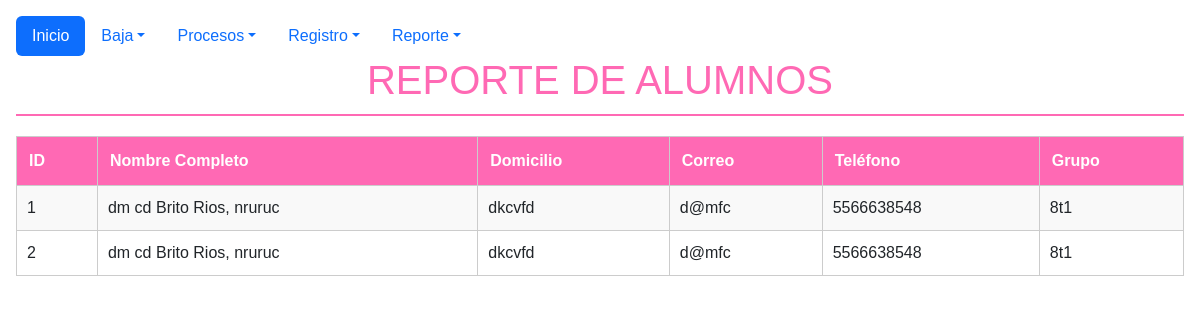
The page /Escuela/reportes/rep_alumnos.php on the database its author committed.
### tables this page shows
CREATE TABLE `alumnos` (
  `id` int(11) NOT NULL,
  `nombre` varchar(50) NOT NULL,
  `apaterno` varchar(50) NOT NULL,
  `amaterno` varchar(50) DEFAULT NULL,
  `dom` varchar(100) DEFAULT NULL,
  `mail` varchar(100) DEFAULT NULL,
  `tel` varchar(20) DEFAULT NULL,
  `id_grupo` varchar(50) DEFAULT NULL,
  `estatus` int(11) DEFAULT 1
);

### Escuela/reportes/rep_alumnos.php (the view, shortened to what this page needs)
<?php
$servidor = "localhost";
$usuario = "root";
$clave = "";
$base = "Escuela";
$conexion = mysqli_connect($servidor, $usuario, $clave, $base);
$alumnos = mysqli_query($conexion, "SELECT * FROM alumnos ORDER BY apaterno, amaterno");
?>
<!DOCTYPE html>
<html lang="es">
  <head>
    <link href="https://cdn.jsdelivr.net/npm/bootstrap@5.3.8/dist/css/bootstrap.min.css" rel="stylesheet"/>
    <link href="https://getbootstrap.com/docs/5.3/assets/css/docs.css" rel="stylesheet"/>
  </head>
  <body class="p-3 m-0 border-0 bd-example m-0 border-0">
    <ul class="nav nav-pills">
      <li class="nav-item">
        <a class="nav-link active" aria-current="false" href="../index.php">Inicio</a>
      </li>
      <li class="nav-item dropdown">
        <a
          class="nav-link dropdown-toggle" data-bs-toggle="dropdown" href="#" role="button" aria-expanded="false"
          >Baja</a>
      </li>
      <li class="nav-item dropdown">
        <a
          class="nav-link dropdown-toggle" data-bs-toggle="dropdown" href="#" role="button" aria-expanded="false"
          >Procesos</a>
      </li>
        <li class="nav-item dropdown">
        <a
          class="nav-link dropdown-toggle" data-bs-toggle="dropdown" href="#" role="button" aria-expanded="false"
          >Registro</a>
      </li>
      <li class="nav-item dropdown">
        <a
          class="nav-link dropdown-toggle" data-bs-toggle="dropdown" href="#" role="button" aria-expanded="false"
          >Reporte</a>
      </li>
    </ul>
  </body>
</html>
<html>
<head>
</head>
<body>
<h1>REPORTE DE ALUMNOS</h1>
<table>
<tr>
    <th>ID</th>
    <th>Nombre Completo</th>
    <th>Domicilio</th>
    <th>Correo</th>
    <th>Teléfono</th>
    <th>Grupo</th>
</tr>
<?php while($a = mysqli_fetch_assoc($alumnos)): ?>
<tr>
    <td><?=$a['id']?></td>
    <td><?=$a['apaterno']?> <?=$a['amaterno']?>, <?=$a['nombre']?></td>
    <td><?=$a['dom']?></td>
    <td><?=$a['mail']?></td>
    <td><?=$a['tel']?></td>
    <td><?=$a['id_grupo']?></td>
</tr>
<?php endwhile; ?>
</table>
</body>
</html>

### Escuela/reportes/rep_alumnos.php (style rules this page uses)
body { font-family:Arial;margin:30px;background: #fff }
h1 { text-align:center;color: #FF69B4;border-bottom:2px solid #FF69B4;padding-bottom:10px }
table { border-collapse:collapse;width:100%;margin-top:20px }
th { background: #FF69B4;color: #fff;padding:12px;text-align:left;border:1px solid #ccc }
td { border:1px solid #ccc;padding:10px }
tr:nth-child(even) { background:#f9f9f9 }

### rows shown on the page
alumnos: id "1", apaterno "dm cd", amaterno "Brito Rios", nombre "nruruc", dom "dkcvfd", mail "d@mfc", tel "5566638548", id_grupo "8t1"
alumnos: id "2", apaterno "dm cd", amaterno "Brito Rios", nombre "nruruc", dom "dkcvfd", mail "d@mfc", tel "5566638548", id_grupo "8t1"
